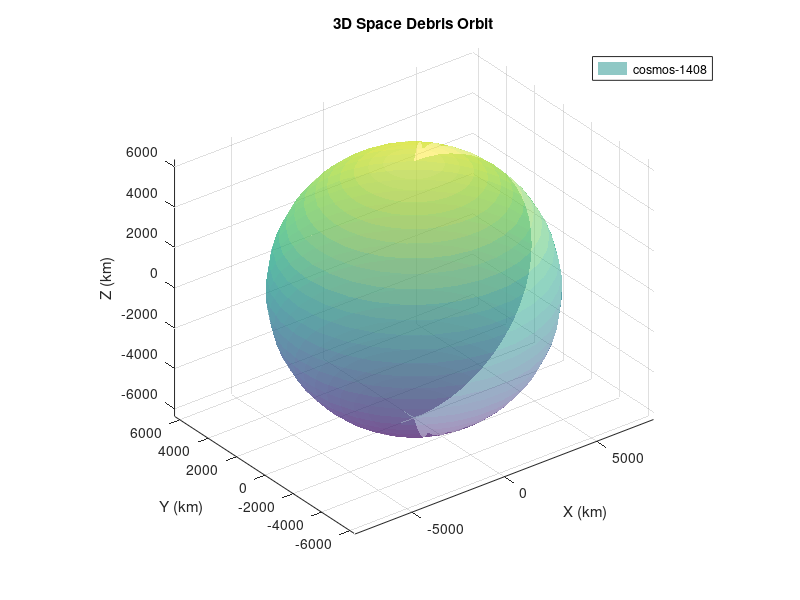

Recreate this plot in MATLAB.
% Clear previous data every single time
clc; clear; close all;
%% Read and parse TLE data in MATLAB
% Open and read a TLE file
tle_files = {'cosmos-1408-debris.txt', 'cosmos-2251-debris.txt', 'fengyun-1c-debris.txt', 'iridium-33-debris.txt'}; 
debris_names = {'cosmos-1408','cosmos-2251', 'fengyun-1c','iridium-33'};
colors = {'r','b','g','m'};

figure; hold on;axis equal; grid on; 

% Loop for each file
for idx = 1:length((tle_files));
    filename=tle_files{idx};

    % open & read tle files
    fileID = fopen(filename,'r');

    % debugging 
   if fileID == -1
    warning('Error opening file: %s. skipping...', filename);
    continue;
   
   end
   tle_data = textscan(fileID, '%s', 'Delimiter', '\n');
   fclose(fileID);
   
   % debugging
   if length(tle_data{1}) < 3
    error('TLE file does not have enough lines.');
   end

% Extract lines
line1 = tle_data{1}{2}; % First data line
line2 = tle_data{1}{3}; % Second data line

% Extract orbital elements from TLE Line 2
inclination = str2double(line2(9:16));      % Inclination (degrees)
RAAN = str2double(line2(18:25));            % Right Ascension of Ascending Node (degrees)
eccentricity = str2double(['0.' line2(27:33)]); % Eccentricity (decimal)
argPerigee = str2double(line2(35:42));      % Argument of Perigee (degrees)
meanAnomaly = str2double(line2(44:51));     % Mean Anomaly (degrees)
meanMotion = str2double(line2(53:63));      % Mean Motion (revolutions per day)
    
   % debugging 
  % Check for NaN values
if any(isnan([inclination, RAAN, eccentricity, argPerigee, meanAnomaly, meanMotion]))
    warning('Some extracted orbital elements are NaN in file: %s. skipping...',filename);
    continue;
end
 
% Display extracted data
fprintf('Inclination: %.4f degrees\n', inclination);
fprintf('RAAN: %.4f degrees\n', RAAN);
fprintf('Eccentricity: %.7f\n', eccentricity);
fprintf('Argument of Perigee: %.4f degrees\n', argPerigee);
fprintf('Mean Anomaly: %.4f degrees\n', meanAnomaly);
fprintf('Mean Motion: %.8f rev/day\n', meanMotion);

%% Calculate Semi-major axis
mu = 398600.4418; % Earth's gravitational parameter (km^3/s^2)
n_rad = meanMotion * (2 * pi) / (24 * 3600); % Convert rev/day to rad/s
semi_major_axis = (mu / (n_rad^2))^(1/3); % Semi-major axis in km

fprintf('Semi-Major Axis: %.4f km\n', semi_major_axis);

%% Converting Orbital elements to Cartesian Coordinate and 3D orbit

% Convert degrees to radians
i = deg2rad(inclination);
RAAN = deg2rad(RAAN);
argPerigee = deg2rad(argPerigee);

% Generate True Anomaly values (0 to 360 degrees)
theta = linspace(0, 2*pi, 500);

% Compute orbit in polar coordinates
r = (semi_major_axis * (1 - eccentricity^2)) ./ (1 + eccentricity * cos(theta));

% Convert to 3D Cartesian Coordinates
x = r .* (cos(RAAN) .* cos(theta + argPerigee) - sin(RAAN) .* sin(theta + argPerigee) .* cos(i));
y = r .* (sin(RAAN) .* cos(theta + argPerigee) + cos(RAAN) .* sin(theta + argPerigee) .* cos(i));
z = r .* (sin(theta + argPerigee) .* sin(i));

% Plot the orbit
plot3(x, y, z, colors{idx}, 'LineWidth', 1.5);
end

% Plot Earth (for reference)
[xs, ys, zs] = sphere(30); % Create a sphere
surf(xs * 6371, ys * 6371, zs * 6371, 'FaceAlpha', 0.5, 'EdgeColor', 'none'); % Scale to Earth radius

% Add legend for debris names
legend(debris_names, 'Location', 'best');

% Labels & Formatting
view(3);
xlabel('X (km)'); ylabel('Y (km)'); zlabel('Z (km)');
title('3D Space Debris Orbit');
hold off;


